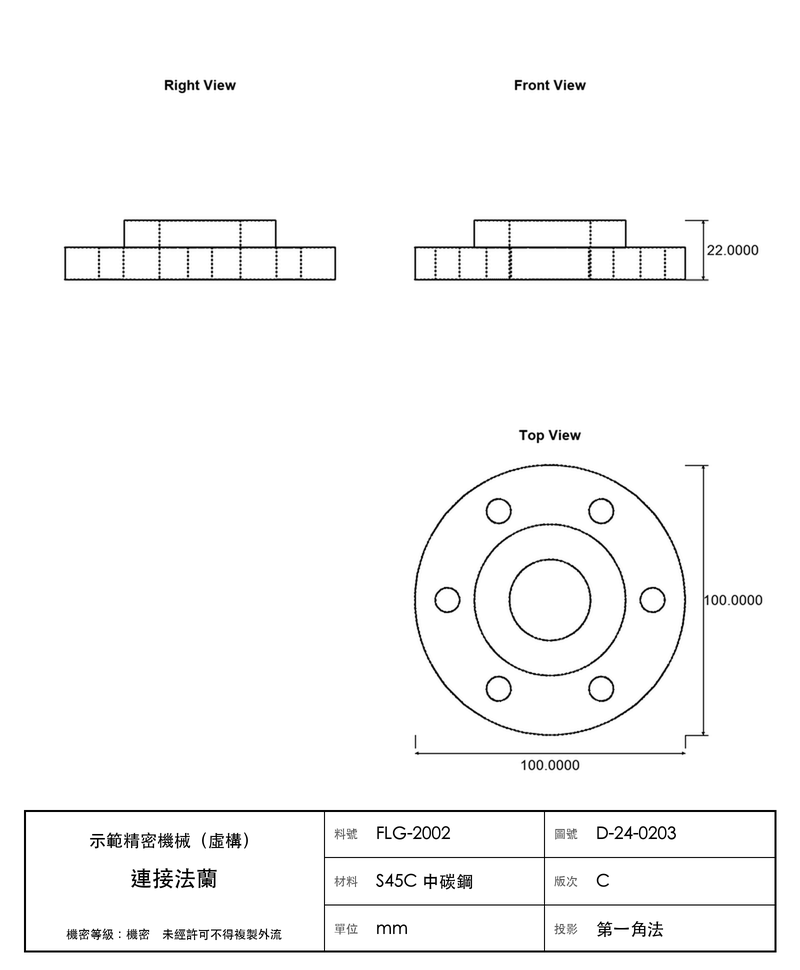
#> input picture kb/drawings/mfg-002.png, 800 x 970 px; its folder holds only this picture in this run
$ python make_align_photos.py
#> lines starting #> are read from the running program, lines starting #| are printed output that depends on the picture
### eval/make_synthetic_photos.py
"""產生「模擬實拍照」：從原始高解析圖加上透視、裁切、反光、模糊、牆面背景。

只是 D 拍攝真正實拍照之前的替代品；正式評估請改用實拍照（共用層 §七）。
用法：python eval/make_synthetic_photos.py <原始圖目錄>
"""

import random
import sys
from pathlib import Path

from PIL import Image, ImageDraw, ImageEnhance, ImageFilter

OUT = Path(__file__).parent / "photos" / "known"


# [14 lines left out: function perspective, not called in this run]


def on_wall(img: Image.Image, margin: float) -> Image.Image:
    w, h = img.size
    pad_w, pad_h = int(w * margin), int(h * margin)
    wall = Image.new(
        "RGB",
        (w + 2 * pad_w, h + 2 * pad_h),
        random.choice([(236, 232, 224), (205, 198, 186), (90, 88, 86), (245, 245, 243)]),
    )
    wall.paste(img, (pad_w, pad_h))
    return wall


def glare(img: Image.Image) -> Image.Image:
    overlay = Image.new("L", img.size, 0)
    d = ImageDraw.Draw(overlay)
    w, h = img.size
    cx, cy, r = random.uniform(0.2, 0.8) * w, random.uniform(0.2, 0.6) * h, 0.25 * min(w, h)
    d.ellipse((cx - r, cy - r * 0.6, cx + r, cy + r * 0.6), fill=150)
    overlay = overlay.filter(ImageFilter.GaussianBlur(r / 2))
    return Image.composite(Image.new("RGB", img.size, "white"), img, overlay)


# [5 lines left out: function crop, not called in this run]


VARIANTS = {
    "tilt": lambda im: on_wall(perspective(im, 0.08), 0.12),
    "glare": lambda im: glare(on_wall(im, 0.06)),
    "crop": lambda im: crop(im, 0.7),
    "dim": lambda im: ImageEnhance.Color(ImageEnhance.Brightness(im).enhance(0.65)).enhance(0.8),
    "blur": lambda im: (
        on_wall(im, 0.2).filter(ImageFilter.GaussianBlur(2.5)).rotate(4, expand=True)
    ),
}

# [13 lines that do not run on import are left out]

### eval/make_align_photos.py
"""產生影像對位與比對的評估照片（docs/adr/012），每張都附正確答案（eval/align_photos/truth.json）。

- art/：知識庫畫作（kb＋kb_staging 5 幅）的近照（拍到長邊 50%、30%）與整幅掛在牆上的照片；
  答案是照片 → 原圖的單應矩陣，評估時拿來算位置框的誤差。
- mfg/：知識庫圖紙（6 張）
  - same：沒改過的圖紙，量假差異；
  - hole／erase：前視圖加一個孔或擦掉一段線（影像上直接改），答案是改動的方框；
  - revA：用 CadQuery 做的真正改版——mfg-001（L 型支架）rev.A 底板只有 2 個孔、外形不變
    （mfg-001-revA.py，產生 mfg-001-revA.png），答案是兩版圖紙線條不同的地方。展示時直接上傳這幾張。
- pair/：兩張照片互比（畫作）。同一幅畫在同樣光線下、從不同角度各拍一張（A、B），
  B 有時在中間動了手腳：換掉一塊（補筆、偽作）、塗糊一塊、加一個小印章、褪色、補色；
  same 是兩張都沒動過，量假差異。答案是改動在照片 A 上的方框。
- artedit/：畫作找不同（觀眾照片 vs 知識庫原圖，ADR 012 第 4 步）。
  知識庫畫作動了手腳之後近拍、整幅各拍一張：
  拍完在照片上用黑筆加幾筆（strokes），或畫本身換掉一塊、塗糊、加小印章、褪色、補色；
  答案是改動在原圖上的方框。沒改過的照片就是 art/ 那批。

透視用真正的單應矩陣（cv2.warpPerspective）。make_synthetic_photos.py 的 tilt 是 PIL 的 QUAD
（雙線性），不是相機會拍出來的變形，拉正後邊緣會差到 25 px；那批照片在評估裡另外當壓力測試。
用法：python eval/make_align_photos.py（固定亂數種子，重跑結果相同；revA 要能執行 CadQuery）
"""

import asyncio
import json
import random
import sys
import tempfile
from pathlib import Path

ROOT = Path(__file__).resolve().parents[1]
sys.path.insert(0, str(ROOT / "backend"))
sys.path.insert(0, str(ROOT / "pipelines"))
sys.path.insert(0, str(Path(__file__).parent))

import cv2  # noqa: E402
import numpy as np  # noqa: E402
from make_synthetic_photos import VARIANTS, on_wall  # noqa: E402
from PIL import Image, ImageDraw, ImageEnhance, ImageFilter  # noqa: E402

OUT = Path(__file__).parent / "align_photos"
LONG_EDGE = 1200
# rev.B（知識庫）底板 4 孔 → rev.A 底板 2 孔，外形不變。整段換掉，換完的程式照 ruff 的排版
REV_A_FROM = """# 底板 4-Ø6.6 通孔（M6 螺栓）
base_holes = (
    cq.Workplane("XY").pushPoints([(10, -12), (10, 12), (28, -12), (28, 12)]).circle(3.3).extrude(8)
)
"""
REV_A_TO = """# rev.A：底板 2-Ø6.6 通孔（M6 螺栓），rev.B 改成 4 孔
base_holes = cq.Workplane("XY").pushPoints([(19, -12), (19, 12)]).circle(3.3).extrude(8)
"""


def _save(img: Image.Image, path: Path, quality: int = 88) -> str:
    path.parent.mkdir(parents=True, exist_ok=True)
    img.convert("RGB").save(path, quality=quality)
    return path.relative_to(OUT).as_posix()


def _fit(img: Image.Image) -> tuple[Image.Image, float]:
    s = LONG_EDGE / max(img.size)
    return img.resize((round(img.width * s), round(img.height * s)), Image.Resampling.LANCZOS), s


def perspective(img: Image.Image, strength: float, background) -> tuple[Image.Image, np.ndarray]:
    """真正的透視：四角各往內縮最多 strength，回傳 (照片, 原圖 → 照片的 H)。"""
    w, h = img.size
    src = np.float32([[0, 0], [w, 0], [w, h], [0, h]])
    j = [(random.uniform(0, strength) * w, random.uniform(0, strength) * h) for _ in range(4)]
    dst = np.float32(
        [
            [j[0][0], j[0][1]],
            [w - j[1][0], j[1][1]],
            [w - j[2][0], h - j[2][1]],
            [j[3][0], h - j[3][1]],
        ]
    )
    m = cv2.getPerspectiveTransform(src, dst)
    out = cv2.warpPerspective(
        np.asarray(img.convert("RGB")), m, (w, h), flags=cv2.INTER_CUBIC, borderValue=background
    )
    return Image.fromarray(out), m


# ---------------------------------------------------------------- 畫作
def art_photos(rows: list[dict]) -> None:
    images = sorted((ROOT / "kb/images").glob("*.jpg")) + sorted(
        (ROOT / "kb_staging/images").glob("*.jpg")
    )
    for p in images:
        ref = Image.open(p).convert("RGB")
        W, H = ref.size
        for frac in (0.5, 0.3):
            for k in range(2):
                cw, ch = int(W * frac), int(H * frac)
                x0, y0 = random.randint(0, W - cw), random.randint(0, H - ch)
                crop, s = _fit(ref.crop((x0, y0, x0 + cw, y0 + ch)))
                photo, m = perspective(crop, 0.04, (0, 0, 0))
                photo = ImageEnhance.Brightness(photo).enhance(random.uniform(0.75, 1.1))
                photo = photo.filter(ImageFilter.GaussianBlur(0.6))
                # 照片 → 原圖：先反透視、再縮回裁切大小、再平移回原圖位置
                to_ref = np.array([[1 / s, 0, x0], [0, 1 / s, y0], [0, 0, 1]]) @ np.linalg.inv(m)
                name = _save(photo, OUT / "art" / f"{p.stem}__crop{int(frac * 100)}-{k + 1}.jpg")
                rows.append(
                    {
                        "file": name,
                        "domain": "art",
                        "target": f"artwork:{p.stem}",
                        "case": f"crop{int(frac * 100)}",
                        "h": to_ref.tolist(),
                    }
                )
        # 整幅掛在牆上、斜斜地拍
        big, s = _fit(ref)
        pad = (90, 70)
        wall = Image.new("RGB", (big.width + 2 * pad[0], big.height + 2 * pad[1]), (236, 232, 224))
        wall.paste(big, pad)
        photo, m = perspective(wall, 0.05, (236, 232, 224))
        to_ref = np.array(
            [[1 / s, 0, -pad[0] / s], [0, 1 / s, -pad[1] / s], [0, 0, 1]]
        ) @ np.linalg.inv(m)
        name = _save(photo, OUT / "art" / f"{p.stem}__whole.jpg")
        rows.append(
            {
                "file": name,
                "domain": "art",
                "target": f"artwork:{p.stem}",
                "case": "whole",
                "h": to_ref.tolist(),
            }
        )


# ---------------------------------------------------------------- 圖紙
def _blank_spot(a: np.ndarray) -> tuple[int, int]:
    for _ in range(500):
        x, y = random.randint(440, 660), random.randint(140, 360)
        if a[y - 16 : y + 16, x - 16 : x + 16].min() > 200:
            return x, y
    raise RuntimeError("前視圖找不到空白")


def edit(sheet: Image.Image, kind: str) -> tuple[Image.Image, list[int]]:
    """在前視圖（400..700, 100..400）改一處，回傳 (改後的圖紙, 改動的方框)。"""
    a = np.asarray(sheet.convert("L"))
    im = sheet.copy()
    d = ImageDraw.Draw(im)
    if kind == "hole":
        x, y = _blank_spot(a)
        d.ellipse((x - 9, y - 9, x + 9, y + 9), outline=0, width=2)
        return im, [x - 10, y - 10, x + 10, y + 10]
    ys, xs = np.where(a[110:390, 410:690] < 120)
    i = random.randrange(len(xs))
    x, y = int(xs[i]) + 410, int(ys[i]) + 110
    d.rectangle((x - 15, y - 15, x + 15, y + 15), fill="white")
    return im, [x - 15, y - 15, x + 15, y + 15]


def shoot(sheet: Image.Image, variant: str) -> Image.Image:
    big, _ = _fit(sheet)
    if variant == "ptilt":
        return perspective(on_wall(big, 0.1), 0.06, (90, 88, 86))[0]
    return VARIANTS[variant](big)


# [9 lines left out: function truth_boxes, not called in this run]


async def _render(part: dict, code: str, rev: str) -> Image.Image:
    from make_drawings import render

    with tempfile.TemporaryDirectory() as tmp:
        base = Path(tmp)
        (base / "cad").mkdir()
        (base / f"cad/{part['id']}-{rev}.py").write_text(code, encoding="utf-8")
        p = {
            **part,
            "revision": rev,
            "cad": f"kb/cad/{part['id']}-{rev}.py",
            "drawing": f"kb/drawings/{part['id']}-{rev}.png",
        }
        return Image.open(await render(p, base)).convert("RGB")


async def rev_a() -> Image.Image:
    """mfg-001 rev.A：底板只有 2 個孔、外形不變。

    知識庫圖紙是組員在 Mac 上產生的，字型和這台不同；直接用這台重畫，視圖格裡的尺寸數字、
    標題的筆畫就和知識庫不一樣，也會被當成差異。展示的情境是「同一套系統出的新舊版」，
    所以兩版都在這台畫一次，只把兩版不同的地方（孔位與版次欄）貼到知識庫的 rev.B 圖紙上。
    """
    part = json.loads((ROOT / "kb/parts/mfg-001.json").read_text(encoding="utf-8"))
    code_b = (ROOT / "kb/cad/mfg-001.py").read_text(encoding="utf-8")
    assert REV_A_FROM in code_b, "mfg-001.py 的底板孔位改過了，rev.A 要跟著改"
    code_a = code_b.replace(REV_A_FROM, REV_A_TO)
    (OUT / "mfg-001-revA.py").write_text(code_a, encoding="utf-8")
    a, b = await _render(part, code_a, "A"), await _render(part, code_b, part["revision"])
    changed = (np.asarray(a.convert("L")) != np.asarray(b.convert("L"))).astype(np.uint8)
    patch = cv2.dilate(changed, np.ones((7, 7), np.uint8)).astype(bool)
    kb_b = np.asarray(Image.open(ROOT / "kb/drawings/mfg-001.png").convert("RGB")).copy()
    kb_b[patch] = np.asarray(a)[patch]
    img = Image.fromarray(kb_b)
    img.save(OUT / "mfg-001-revA.png", optimize=True)
    return img


def mfg_photos(rows: list[dict]) -> None:
    for p in sorted((ROOT / "kb/drawings").glob("*.png")):
        sheet = Image.open(p).convert("RGB")
#> sheet is the input picture: PIL image 800x970 RGB; min 0, max 255, mean 248.8
        target = f"part:{p.stem}"
        for v in ("ptilt", "glare", "blur", "dim"):
            name = _save(shoot(sheet, v), OUT / "mfg" / f"{p.stem}__same-{v}.jpg")
            rows.append(
                {
                    "file": name,
                    "domain": "mfg",
                    "target": target,
                    "case": "same",
                    "variant": v,
                    "boxes": [],
                }
            )
#> this loop made 4 passes
#> name on passes 2 to 4: 'mfg/mfg-002__same-glare.jpg', 'mfg/mfg-002__same-blur.jpg', 'mfg/mfg-002__same-dim.jpg'
#> pass 1, in shoot, `big, _ = _fit(sheet)`:
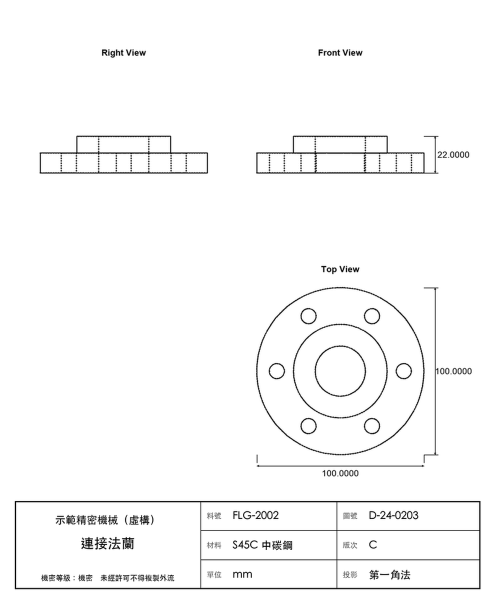
#> big: PIL image 990x1200 RGB (shown at 1/2 size); min 0, max 255, mean 248.7
#> pass 1, in perspective, `out = cv2.warpPerspective( np.asarray(img.convert("RGB")), m, (w, h), ..`:
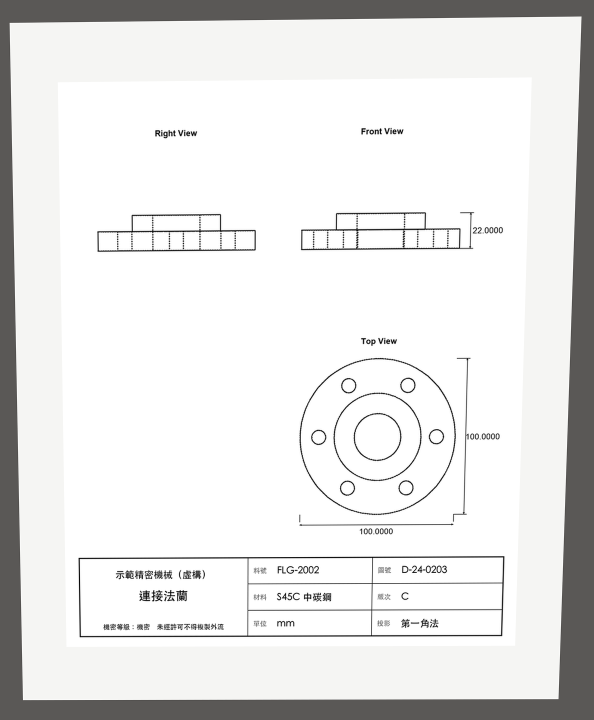
#> out: shape (1440, 1188, 3) (shown at 1/2 size); mean R, G, B 228.8, 228.5, 227.8
#> pass 2, in on_wall (call 2), `wall = Image.new( "RGB", (w + 2 * pad_w, h + 2 * pad_h), random.choice..`:
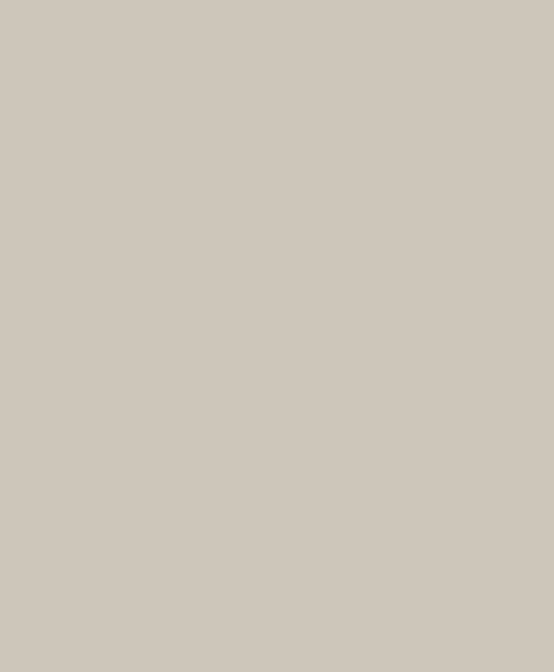
#> wall: PIL image 1108x1344 RGB (shown at 1/2 size); mean R, G, B 205, 198, 186
#> after the loop, rows = 4 items
        for kind, variants in (("hole", ("ptilt", "glare")), ("erase", ("ptilt", "blur"))):
            for v in variants:
                edited, box = edit(sheet, kind)
                name = _save(shoot(edited, v), OUT / "mfg" / f"{p.stem}__{kind}-{v}.jpg")
                rows.append(
                    {
                        "file": name,
                        "domain": "mfg",
                        "target": target,
                        "case": kind,
                        "variant": v,
                        "boxes": [box],
                    }
                )
#> this loop made 2 passes
#> pass 1, in perspective (call 2), `out = cv2.warpPerspective( np.asarray(img.convert("RGB")), m, (w, h), ..`:
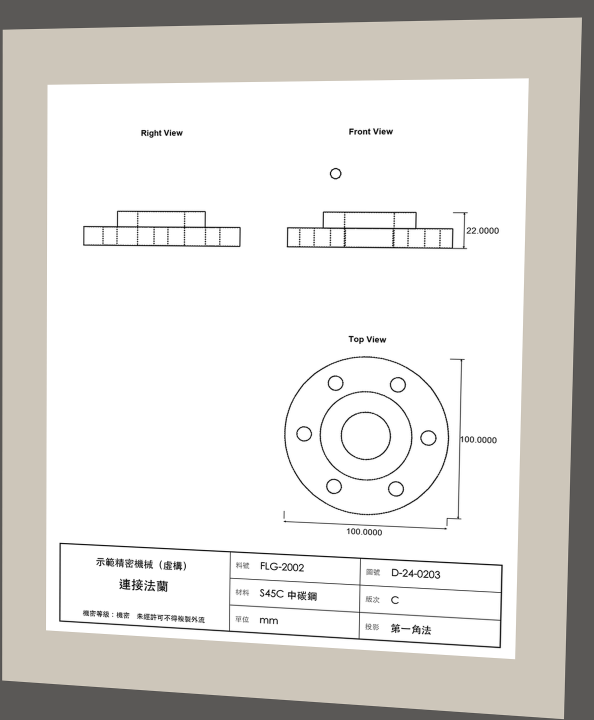
#> out: shape (1440, 1188, 3) (shown at 1/2 size); mean R, G, B 221.1, 219, 215.4
#> after the loop, rows = 8 items
    old = asyncio.run(rev_a())
    boxes = truth_boxes(old, Image.open(ROOT / "kb/drawings/mfg-001.png"))
    for v in ("ptilt", "glare", "blur", "dim", "tilt"):
        name = _save(shoot(old, v), OUT / "mfg" / f"mfg-001-revA__{v}.jpg")
        rows.append(
            {
                "file": name,
                "domain": "mfg",
                "target": "part:mfg-001",
                "case": "revA",
                "variant": v,
                "boxes": boxes,
            }
        )


# ---------------------------------------------------------------- 兩張照片互比（畫作）
PAIR_EDITS = ("paste", "smear", "seal", "fade", "tint")


# [104 lines left out: functions edit_painting, shoot_painting, pair_photos, not called in this run]


# ---------------------------------------------------------------- 畫作找不同：照片 vs 知識庫原圖
ART_EDITS = ("strokes", *PAIR_EDITS)


# [98 lines left out: functions scribble, closeup, hung, art_edit_photos, not called in this run]


if __name__ == "__main__":
    random.seed(12)
    rows: list[dict] = []
    art_photos(rows)
#> (the run stopped early here; a loop or call above may not have finished)

$ run again, on kb/drawings/mfg-006.png
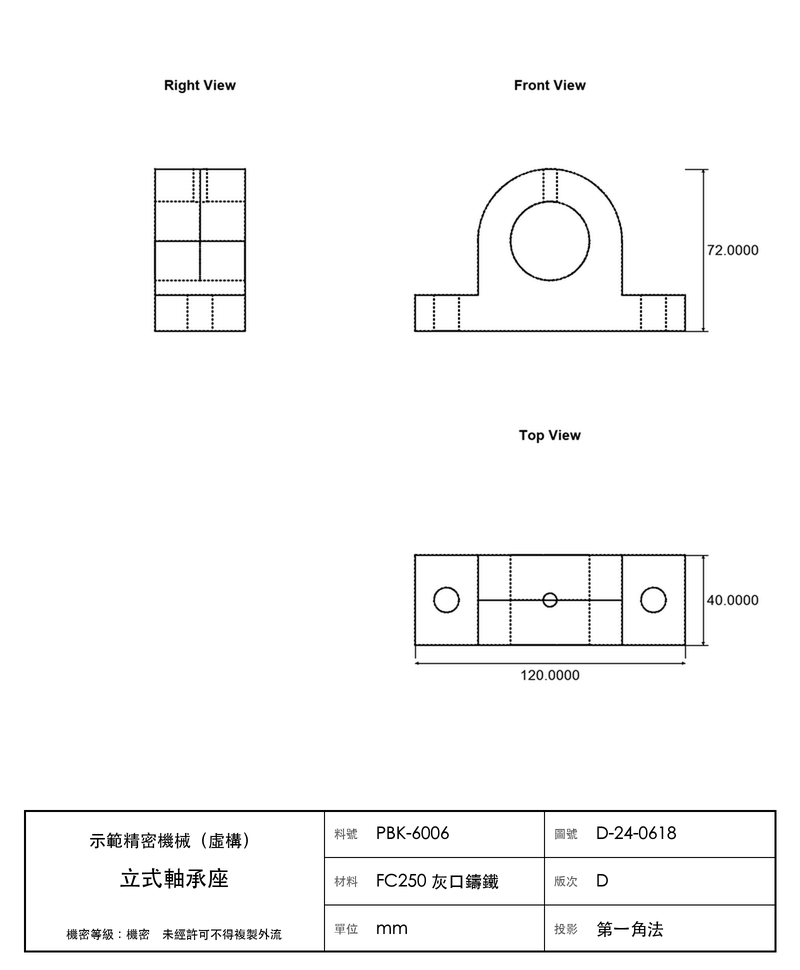
#> input picture kb/drawings/mfg-006.png, 800 x 970 px
#> in mfg_photos, sheet is the input picture: PIL image 800x970 RGB; min 0, max 255, mean 249.1
#> the loop in mfg_photos, `for v in ("ptilt", "glare", "blur", "dim"):` made 4 passes
#> name on passes 2 to 4: 'mfg/mfg-006__same-glare.jpg', 'mfg/mfg-006__same-blur.jpg', 'mfg/mfg-006__same-dim.jpg'
#> pass 1, in perspective, `out = cv2.warpPerspective( np.asarray(img.convert("RGB")), m, (w, h), ..`:
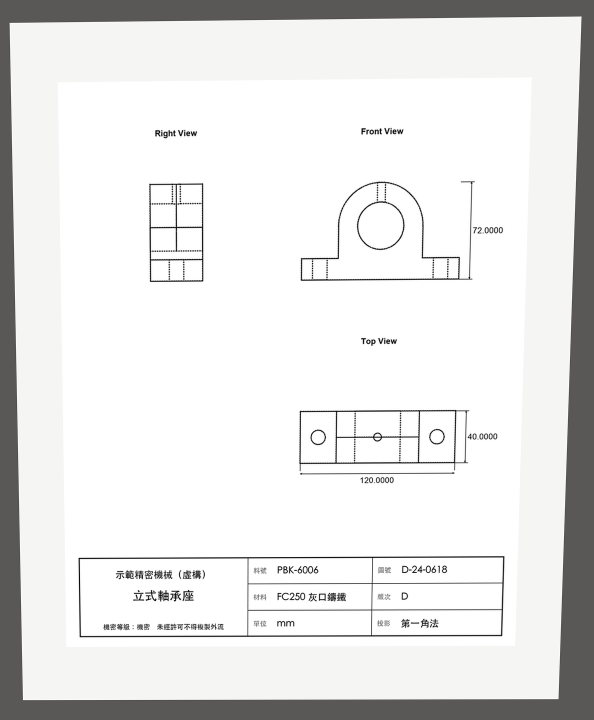
#> out: shape (1440, 1188, 3) (shown at 1/2 size); mean R, G, B 228.9, 228.7, 227.9
#> after the loop in mfg_photos, `for v in ("ptilt", "glare", "blur", "dim"):`: rows = 4 items
#> the loop in mfg_photos, `for kind, variants in (("hole", ("ptilt", "glare")), ("erase", ("ptilt..` made 2 passes
#> pass 1, in perspective (call 2), `out = cv2.warpPerspective( np.asarray(img.convert("RGB")), m, (w, h), ..`:
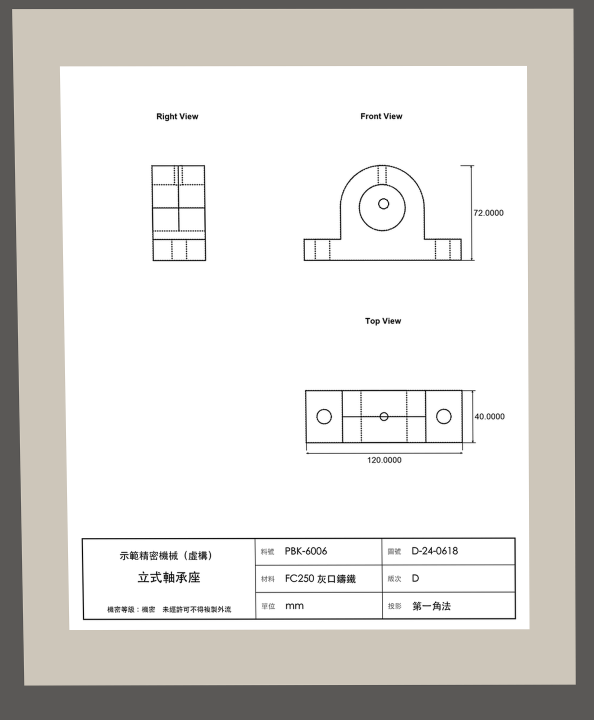
#> out: shape (1440, 1188, 3) (shown at 1/2 size); mean R, G, B 218, 215.9, 212.4
#> after the loop in mfg_photos, `for kind, variants in (("hole", ("ptilt", "glare")), ("erase", ("ptilt..`: rows = 8 items
